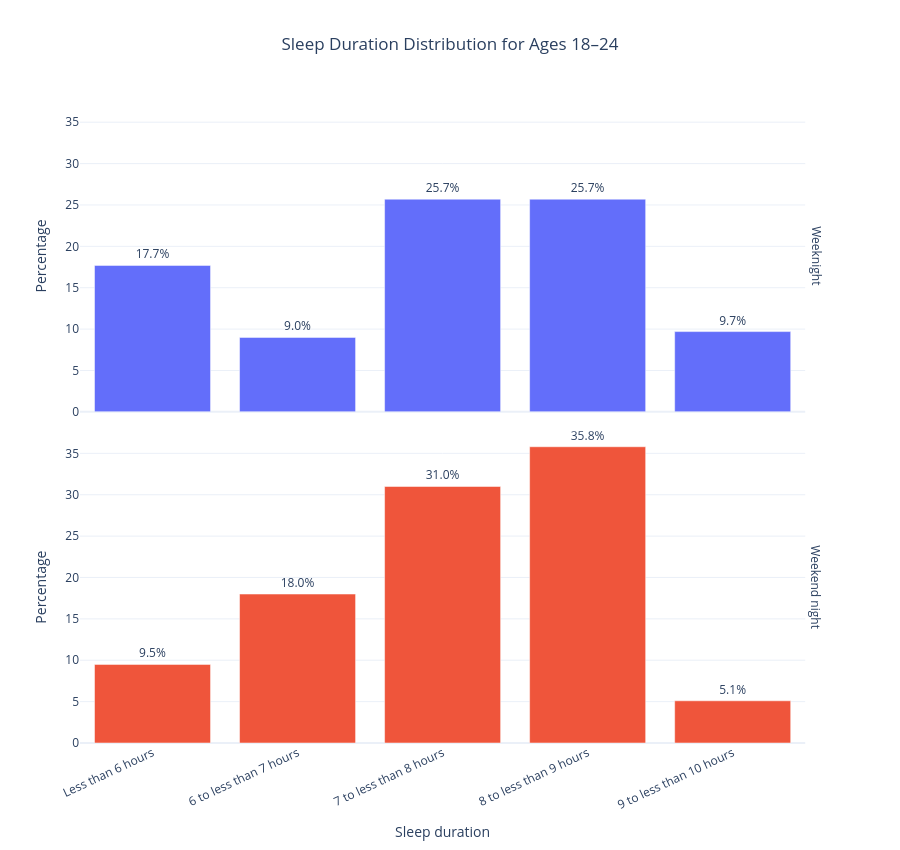

Write notebook code for a chart like this one.
### Code cell
import plotly.express as px
import pandas as pd

sleep_graph = sleep_combined.copy()

sleep_graph = sleep_graph[
    sleep_graph["category"].isin([
        "Less than 6 hours",
        "6 to less than 7 hours",
        "7 to less than 8 hours",
        "8 to less than 9 hours",
        "9 to less than 10 hours",
        "10 hours or more"
    ])
].copy()

sleep_graph["value"] = pd.to_numeric(sleep_graph["value"], errors="coerce")

fig = px.bar(
    sleep_graph,
    x="category",
    y="value",
    color="sleep_type",
    facet_row="sleep_type",
    text="value",
    title="Sleep Duration Distribution for Ages 18–24",
    labels={
        "category": "Sleep duration",
        "value": "Percentage",
        "sleep_type": "Sleep type"
    }
)

fig.update_traces(
    texttemplate="%{text:.1f}%",
    textposition="outside"
)

fig.update_layout(
    template="plotly_white",
    height=850,
    title_x=0.5,
    showlegend=False
)

fig.for_each_annotation(lambda a: a.update(text=a.text.split("=")[-1]))
fig.update_xaxes(tickangle=-25)

fig.show()

### Figure 1 — Plotly figure (JSON) as saved in the notebook; plotly's stock layout.template omitted (floating-point values rounded to 4 significant figures)
{"data": [{"hovertemplate": "Sleep type=Weeknight<br>Sleep duration=%{x}<br>Percentage=%{text}<extra></extra>", "legendgroup": "Weeknight", "marker": {"color": "#636efa", "pattern": {"shape": ""}}, "name": "Weeknight", "orientation": "v", "showlegend": true, "text": [17.7, 9.0, 25.7, 25.7, 9.7], "textposition": "outside", "texttemplate": "%{text:.1f}%", "type": "bar", "x": ["Less than 6 hours", "6 to less than 7 hours", "7 to less than 8 hours", "8 to less than 9 hours", "9 to less than 10 hours"], "xaxis": "x2", "y": [17.7, 9.0, 25.7, 25.7, 9.7], "yaxis": "y2"}, {"hovertemplate": "Sleep type=Weekend night<br>Sleep duration=%{x}<br>Percentage=%{text}<extra></extra>", "legendgroup": "Weekend night", "marker": {"color": "#EF553B", "pattern": {"shape": ""}}, "name": "Weekend night", "orientation": "v", "showlegend": true, "text": [9.5, 18.0, 31.0, 35.8, 5.1], "textposition": "outside", "texttemplate": "%{text:.1f}%", "type": "bar", "x": ["Less than 6 hours", "6 to less than 7 hours", "7 to less than 8 hours", "8 to less than 9 hours", "9 to less than 10 hours"], "xaxis": "x", "y": [9.5, 18.0, 31.0, 35.8, 5.1], "yaxis": "y"}], "layout": {"annotations": [{"font": {}, "showarrow": false, "text": "Weekend night", "textangle": 90, "x": 0.98, "xanchor": "left", "xref": "paper", "y": 0.2425, "yanchor": "middle", "yref": "paper"}, {"font": {}, "showarrow": false, "text": "Weeknight", "textangle": 90, "x": 0.98, "xanchor": "left", "xref": "paper", "y": 0.7575, "yanchor": "middle", "yref": "paper"}], "barmode": "relative", "height": 850, "legend": {"title": {"text": "Sleep type"}, "tracegroupgap": 0}, "showlegend": false, "title": {"text": "Sleep Duration Distribution for Ages 18–24", "x": 0.5}, "xaxis": {"anchor": "y", "domain": [0, 0.98], "tickangle": -25, "title": {"text": "Sleep duration"}}, "xaxis2": {"anchor": "y2", "domain": [0, 0.98], "matches": "x", "showticklabels": false, "tickangle": -25}, "yaxis": {"anchor": "x", "domain": [0, 0.485], "title": {"text": "Percentage"}}, "yaxis2": {"anchor": "x2", "domain": [0.515, 1], "matches": "y", "title": {"text": "Percentage"}}}}
